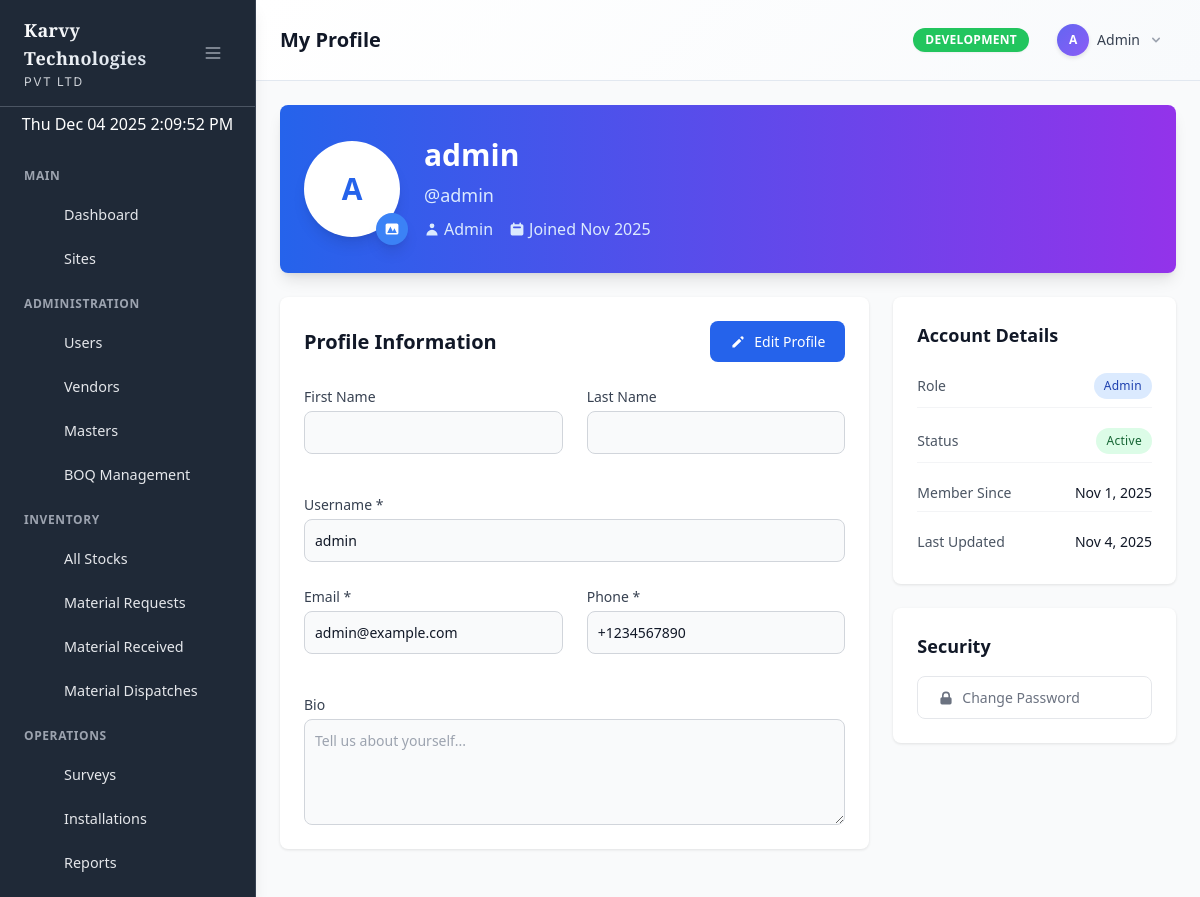
Screenshot of /admin/profile.php (signed in) with the database file from the repository.
### tables this page shows
CREATE TABLE `menu_items` (
  `id` int(11) NOT NULL,
  `parent_id` int(11) DEFAULT NULL,
  `title` varchar(100) NOT NULL,
  `icon` varchar(100) DEFAULT NULL,
  `url` varchar(255) DEFAULT NULL,
  `sort_order` int(11) DEFAULT 0,
  `status` enum('active','inactive') DEFAULT 'active',
  `created_at` timestamp NOT NULL DEFAULT current_timestamp(),
  `updated_at` timestamp NOT NULL DEFAULT current_timestamp() ON UPDATE current_timestamp()
);

CREATE TABLE `users` (
  `id` int(11) NOT NULL,
  `username` varchar(50) NOT NULL,
  `email` varchar(100) NOT NULL,
  `phone` varchar(20) DEFAULT NULL,
  `password_hash` varchar(255) NOT NULL,
  `plain_password` varchar(255) DEFAULT NULL COMMENT 'For testing purposes only',
  `jwt_token` text DEFAULT NULL,
  `role` enum('admin','user','vendor') DEFAULT 'user',
  `vendor_id` int(11) DEFAULT NULL,
  `status` enum('active','inactive') DEFAULT 'active',
  `created_at` timestamp NOT NULL DEFAULT current_timestamp(),
  `updated_at` timestamp NOT NULL DEFAULT current_timestamp() ON UPDATE current_timestamp()
);

### admin/profile.php (the view, shortened to what the rows shown need)
<?php
require_once __DIR__ . '/../config/auth.php';
require_once __DIR__ . '/../models/User.php';
$currentUser = Auth::getCurrentUser();
$userModel = new User();
$user = $userModel->findWithVendor($currentUser['id']);
$title = 'My Profile';
?>
<div class="max-w-4xl mx-auto">
    <div class="bg-gradient-to-r from-blue-600 to-purple-600 rounded-lg shadow-lg mb-6 overflow-hidden">
        <div class="px-6 py-8">
            <div class="flex items-center space-x-6">
                <div class="relative">
                    <div class="w-24 h-24 bg-white rounded-full flex items-center justify-center shadow-lg">
                        <?php if (!empty($user['profile_picture'])): ?>
                            <img src="<?php echo BASE_URL; ?>/uploads/profiles/<?php echo htmlspecialchars($user['profile_picture']); ?>"
                                 alt="Profile Picture" class="w-24 h-24 rounded-full object-cover">
                        <?php else: ?>
                            <span class="text-3xl font-bold text-blue-600">
                                <?php echo strtoupper(substr($user['username'], 0, 1)); ?>
                            </span>
                        <?php endif; ?>
                    </div>
                </div>
                <div class="flex-1">
                    <h1 class="text-3xl font-bold text-white mb-2">
                        <?php echo htmlspecialchars($user['first_name'] ?? $user['username']); ?>
                    </h1>
                    <p class="text-blue-100 text-lg mb-2">@<?php echo htmlspecialchars($user['username']); ?></p>
                    <div class="flex items-center space-x-4 text-blue-100">
                        <span class="flex items-center">
                            <svg class="w-4 h-4 mr-1" fill="currentColor" viewBox="0 0 20 20">
                                <path fill-rule="evenodd" d="M10 9a3 3 0 100-6 3 3 0 000 6zm-7 9a7 7 0 1114 0H3z" clip-rule="evenodd"></path>
                            </svg>
                            <?php echo ucfirst($user['role']); ?>
                        </span>
                        <span class="flex items-center">
                            <svg class="w-4 h-4 mr-1" fill="currentColor" viewBox="0 0 20 20">
                                <path fill-rule="evenodd" d="M6 2a1 1 0 00-1 1v1H4a2 2 0 00-2 2v10a2 2 0 002 2h12a2 2 0 002-2V6a2 2 0 00-2-2h-1V3a1 1 0 10-2 0v1H7V3a1 1 0 00-1-1zm0 5a1 1 0 000 2h8a1 1 0 100-2H6z" clip-rule="evenodd"></path>
                            </svg>
                            Joined <?php echo date('M Y', strtotime($user['created_at'])); ?>
                        </span>
                    </div>
                </div>
            </div>
        </div>
    </div>
    <div class="grid grid-cols-1 lg:grid-cols-3 gap-6">
        <div class="lg:col-span-2">
            <div class="card">
                <div class="card-body">
                    <div class="flex items-center justify-between mb-6">
                        <h2 class="text-xl font-semibold text-gray-900">Profile Information</h2>
                    </div>
                    <form id="profileForm" method="POST" class="space-y-6">
                        <div class="form-group">
                            <label class="form-label">Username *</label>
                            <input type="text" name="username" class="form-input"
                                   value="<?php echo htmlspecialchars($user['username']); ?>" required disabled>
                        </div>
                        <div class="grid grid-cols-1 md:grid-cols-2 gap-6">
                            <div class="form-group">
                                <label class="form-label">Email *</label>
                                <input type="email" name="email" class="form-input"
                                       value="<?php echo htmlspecialchars($user['email']); ?>" required disabled>
                            </div>
                            <div class="form-group">
                                <label class="form-label">Phone *</label>
                                <input type="tel" name="phone" class="form-input"
                                       value="<?php echo htmlspecialchars($user['phone']); ?>" required disabled>
                            </div>
                        </div>
                    </form>
                </div>
            </div>
        </div>
        <div class="space-y-6">
            <div class="card">
                <div class="card-body">
                    <div class="space-y-3">
                        <div class="flex justify-between items-center py-2 border-b border-gray-100">
                            <span class="text-sm text-gray-600">Role</span>
                            <span class="badge <?php echo $user['role'] === 'admin' ? 'badge-info' : 'badge-secondary'; ?>">
                                <?php echo ucfirst($user['role']); ?>
                            </span>
                        </div>
                        <div class="flex justify-between items-center py-2 border-b border-gray-100">
                            <span class="text-sm text-gray-600">Status</span>
                            <span class="badge <?php echo $user['status'] === 'active' ? 'badge-success' : 'badge-danger'; ?>">
                                <?php echo ucfirst($user['status']); ?>
                            </span>
                        </div>
                        <div class="flex justify-between items-center py-2 border-b border-gray-100">
                            <span class="text-sm text-gray-600">Member Since</span>
                            <span class="text-sm text-gray-900"><?php echo date('M j, Y', strtotime($user['created_at'])); ?></span>
                        </div>
                        <div class="flex justify-between items-center py-2">
                            <span class="text-sm text-gray-600">Last Updated</span>
                            <span class="text-sm text-gray-900"><?php echo date('M j, Y', strtotime($user['updated_at'])); ?></span>
                        </div>
                    </div>
                </div>
            </div>
        </div>
    </div>
</div>
<?php
$content = ob_get_clean();
include __DIR__ . '/../includes/admin_layout.php';
?>

### includes/admin_layout.php (shortened to what the rows shown need)
<?php
require_once __DIR__ . '/../config/auth.php';
$currentUser = Auth::getCurrentUser();
?>
<!DOCTYPE html>
<html lang="en">
<head>
    <script src="https://cdn.tailwindcss.com"></script>
    <link rel="stylesheet" href="<?php echo url('/assets/css/custom.css'); ?>">
    <link rel="stylesheet" href="<?php echo url('/assets/css/admin.css'); ?>">
</head>
<body class="bg-gray-50">
    <div class="flex h-screen bg-gray-50">
    <div class="admin-sidebar w-64 shadow-lg">
        <div class="flex flex-col h-full">
            <div class="flex items-center justify-between px-6 py-4 border-b border-gray-600">
                <a href="<?php echo url('/admin/dashboard.php'); ?>" class="flex items-center hover:opacity-80 transition-opacity">
                    <div class="sidebar-text">
                        <h1 class="text-lg font-bold text-white karvy-brand">Karvy Technologies</h1>
                    </div>
                </a>
            </div>
            <nav class="flex-1 px-2 py-2 space-y-1 overflow-y-auto">
                <?php
                try {
                    require_once __DIR__ . '/dynamic_sidebar.php';
                    renderDynamicSidebar($currentUser);
                } catch (Exception $e) {
                    echo '<div class="p-4 text-red-500 text-sm">';
                    echo 'Menu system error: ' . htmlspecialchars($e->getMessage());
                    echo '<br><small>Please contact administrator to setup menu permissions.</small>';
                    echo '</div>';
                }
                ?>
            </nav>
        </div>
    </div>
        <div class="main-content flex-1 flex flex-col overflow-hidden bg-gray-50">
            <header class="admin-header">
                <div class="flex items-center justify-between px-6 py-4">
                    <div class="flex items-center">
                        <div class="header-page-title">
                            <h1 class="text-xl font-semibold text-gray-900"><?php echo $title ?? 'Admin Panel'; ?></h1>
                        </div>
                    </div>
                    <div class="flex items-center space-x-4">
                        <div class="relative" id="user-menu">
                            <button id="user-menu-button" onclick="toggleUserDropdown()" class="flex items-center text-sm rounded-full focus:outline-none focus:ring-2 focus:ring-offset-2 focus:ring-blue-500 hover:bg-gray-50 px-3 py-2 rounded-lg transition-colors">
                                <div class="admin-badge w-8 h-8 rounded-full flex items-center justify-center text-white font-bold text-xs">
                                    <?php echo strtoupper(substr($currentUser['username'], 0, 1)); ?>
                                </div>
                                <span class="ml-2 text-gray-700 font-medium"><?php echo htmlspecialchars(ucwords($currentUser['username'])); ?></span>
                                <svg class="ml-2 w-4 h-4 text-gray-400" fill="currentColor" viewBox="0 0 20 20">
                                    <path fill-rule="evenodd" d="M5.293 7.293a1 1 0 011.414 0L10 10.586l3.293-3.293a1 1 0 111.414 1.414l-4 4a1 1 0 01-1.414 0l-4-4a1 1 0 010-1.414z" clip-rule="evenodd"></path>
                                </svg>
                            </button>
                        </div>
                    </div>
                </div>
            </header>
            <main class="flex-1 overflow-y-auto p-6 bg-gray-50">
                <div class="max-w-7xl mx-auto">
                    <?php if (isset($content)) echo $content; ?>
                </div>
            </main>
        </div>
    </div>
</body>
</html>

### includes/dynamic_sidebar.php (shortened to what the rows shown need)
<?php
require_once __DIR__ . '/../models/Menu.php';
function renderDynamicSidebar($currentUser) {
    $menuModel = new Menu();
    $menuItems = $menuModel->getMenuForUser($currentUser['id'], $currentUser['role']);
    $currentUrl = $_SERVER['REQUEST_URI'];
    $sections = [];
    $currentSection = 'Main';
    foreach ($menuItems as $item) {
        if (!$item['url'] && !empty($item['children'])) {
            $currentSection = $item['title'];
            $sections[$currentSection] = $item['children'];
        } else {
            if (!isset($sections[$currentSection])) {
                $sections[$currentSection] = [];
            }
            $sections[$currentSection][] = $item;
        }
    }
    foreach ($sections as $sectionName => $sectionItems) {
        if (!empty($sectionItems)) {
            echo '<div class="menu-section-header"><span class="sidebar-text">' . htmlspecialchars($sectionName) . '</span></div>';
            foreach ($sectionItems as $item) {
                renderMenuItem($item, $currentUrl, 0);
            }
        }
    }
}
function renderMenuItem($item, $currentUrl, $level = 0) {
    $hasChildren = !empty($item['children']);
    $isActive = $item['url'] && strpos($currentUrl, $item['url']) !== false;
    $hasActiveChild = $hasChildren && hasActiveChild($item['children'], $currentUrl);
    $activeClass = ($isActive || $hasActiveChild) ? 'active' : '';
    if ($hasChildren) {
        echo '<div class="relative">';
        echo '<button onclick="toggleSubmenu(\'submenu-' . $item['id'] . '\')" class="sidebar-item w-full flex items-center justify-between ' . $activeClass . '" data-tooltip="' . htmlspecialchars($item['title']) . '">';
        echo '<div class="flex items-center">';
        echo renderMenuIcon($item['icon'], false);
        echo '<span class="sidebar-text">' . htmlspecialchars($item['title']) . '</span>';
        echo '</div>';
        echo '<svg id="arrow-' . $item['id'] . '" class="w-4 h-4 transition-transform duration-200" fill="currentColor" viewBox="0 0 20 20">';
        echo '<path fill-rule="evenodd" d="M5.293 7.293a1 1 0 011.414 0L10 10.586l3.293-3.293a1 1 0 111.414 1.414l-4 4a1 1 0 01-1.414 0l-4-4a1 1 0 010-1.414z" clip-rule="evenodd"></path>';
        echo '</svg>';
        echo '</button>';
        $submenuClass = ($isActive || $hasActiveChild) ? '' : 'hidden';
        echo '<div id="submenu-' . $item['id'] . '" class="' . $submenuClass . ' mt-2 space-y-1">';
        foreach ($item['children'] as $child) {
            renderMenuItem($child, $currentUrl, $level + 1);
        }
        echo '</div>';
        echo '</div>';
    } else {
        $itemClass = $level > 0 ? 'sidebar-subitem' : 'sidebar-item';
        if ($item['url']) {
            echo '<a href="' . url($item['url']) . '" class="' . $itemClass . ' ' . $activeClass . '" data-tooltip="' . htmlspecialchars($item['title']) . '">';
        } else {
            echo '<div class="' . $itemClass . ' ' . $activeClass . '" data-tooltip="' . htmlspecialchars($item['title']) . '">';
        }
        echo renderMenuIcon($item['icon'], $level > 0);
        echo '<span class="sidebar-text">' . htmlspecialchars($item['title']) . '</span>';
        if ($item['url']) {
            echo '</a>';
        } else {
            echo '</div>';
        }
    }
}
function renderMenuIcon($iconName, $isSubitem = false) {
    $iconPath = $icons[$iconName] ?? $icons['dashboard'];
    $iconSize = $isSubitem ? 'w-4 h-4 mr-2' : 'w-5 h-5 mr-3';
    return '<svg class="' . $iconSize . '" fill="currentColor" viewBox="0 0 20 20">' . $iconPath . '</svg>';
}
?>

### rows the page displays
menu_items: title "Dashboard"
menu_items: title "Sites"
menu_items: title "Users"
menu_items: title "Vendors"
menu_items: title "Masters"
menu_items: title "BOQ Management"
menu_items: title "All Stocks"
menu_items: title "Material Requests"
menu_items: title "Material Received"
menu_items: title "Material Dispatches"
menu_items: title "Surveys"
menu_items: title "Installations"
menu_items: title "Reports"
users: username "A", username "Admin", username "admin", role "Admin", created_at "Nov 2025", email "admin@example.com", phone "+1234567890", status "Active", created_at "Nov 1, 2025", updated_at "Nov 4, 2025"

### other values shown
$sectionName "MAIN"
$sectionName "ADMINISTRATION"
$sectionName "INVENTORY"
$sectionName "OPERATIONS"
$title "My Profile"
$env "DEVELOPMENT"
